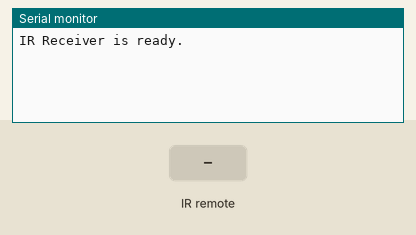
A program run on a simulated Arduino Uno, built with avr-gcc and run on an emulated ATmega328P. Parts: the last lines printed to the serial monitor. The test bench sets the inputs (shaded band).

Above: at 1.2 s.
1.3 s: infrared code 0xE718FF00 received
At 2.1 s:
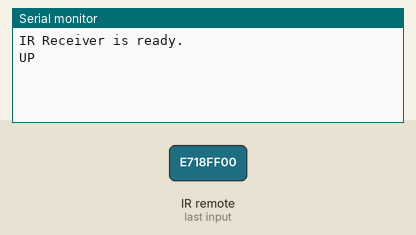
2.8 s: infrared code 0xAD52FF00 received
At 3.7 s:
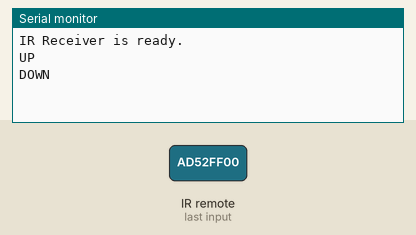
4.8 s: infrared code 0xF708FF00 received
At 6.4 s:
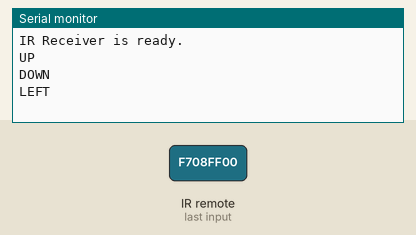
6.8 s: infrared code 0xA55AFF00 received
At 7.9 s:
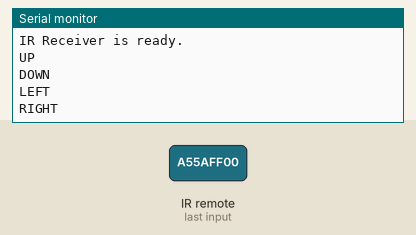
8.8 s: infrared code 0xE31CFF00 received
At 10.5 s:
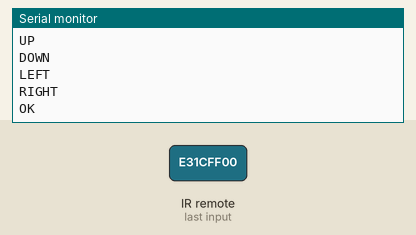
10.8 s: infrared code 0xBB44FF00 received
At 12.2 s:
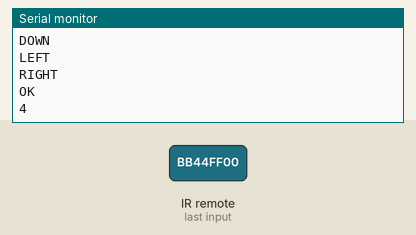

The program:

main.cpp
```cpp
#include <Arduino.h>
#include <IRremote.hpp>
int irpin = 9;

int dl = 2000;
const uint32_t BUTTON_UP = 0xE718FF00;
const uint32_t BUTTON_DOWN = 0xAD52FF00;
const uint32_t BUTTON_LEFT = 0xF708FF00;
const uint32_t BUTTON_RIGHT = 0xA55AFF00;
const uint32_t BUTTON_OK = 0xE31CFF00;
const uint32_t BUTTON_4 = 0xBB44FF00;
const uint32_t BUTTON_5 = 0xBF40FF00;
const uint32_t BUTTON_6 = 0xBC43FF00;

// put function declarations here:


void setup() {
  Serial.begin(9600);
  IrReceiver.begin(irpin, ENABLE_LED_FEEDBACK); // Start the receiver
  Serial.println("IR Receiver is ready.");

}

void loop() {
 while(IrReceiver.decode()==0){// Wait until the receiver gets a value

}
  uint32_t value = IrReceiver.decodedIRData.decodedRawData;
  if(value == BUTTON_UP){
    Serial.println("UP");
  }
  else if(value == BUTTON_DOWN){
    Serial.println("DOWN");
  }
  else if(value == BUTTON_LEFT){
    Serial.println("LEFT");
  }
  else if(value == BUTTON_RIGHT){
    Serial.println("RIGHT");
  }
  else if(value == BUTTON_OK){
    Serial.println("OK");
  }
  else if(value == BUTTON_4){
    Serial.println("4");
  }
  else if(value == BUTTON_5){
    Serial.println("5");
  }
  else if(value == BUTTON_6){
    Serial.println("6");
  }
  else{
    Serial.print("Unknown button: ");
    Serial.println(value, HEX);
  }
  // decodedRawData stores the received HEX code
  IrReceiver.resume(); // Receive the next value
  delay(dl);

}

// put function definitions here:
```

Measured:
- after the input at 1.3 s, the serial monitor: prints a new line at once (image 1)
- after the input at 2.8 s, the serial monitor: prints a new line after 0.50 s (image 2)
- after the input at 4.8 s, the serial monitor: prints a new line after 0.50 s (image 3)
- after the input at 6.8 s, the serial monitor: prints a new line after 0.50 s (image 4)
- after the input at 8.8 s, the serial monitor: prints a new line after 0.50 s (image 5)
- after the input at 10.8 s, the serial monitor: prints a new line after 0.50 s (image 6)
